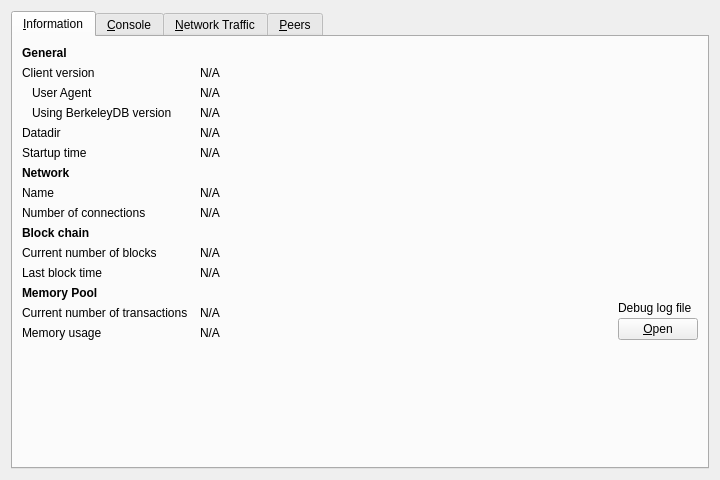
<?xml version="1.0" encoding="UTF-8"?>
<ui version="4.0">
 <class>RPCConsole</class>
 <widget class="QWidget" name="RPCConsole">
  <property name="geometry">
   <rect>
    <x>0</x>
    <y>0</y>
    <width>720</width>
    <height>430</height>
   </rect>
  </property>
  <property name="windowTitle">
   <string>Debug window</string>
  </property>
  <layout class="QVBoxLayout" name="verticalLayout_2">
   <item>
    <widget class="QTabWidget" name="tabWidget">
     <property name="currentIndex">
      <number>0</number>
     </property>
     <widget class="QWidget" name="tab_info">
      <attribute name="title">
       <string>&amp;Information</string>
      </attribute>
      <layout class="QGridLayout" name="gridLayout" columnstretch="0,1,0">
       <property name="horizontalSpacing">
        <number>12</number>
       </property>
       <item row="0" column="0">
        <widget class="QLabel" name="label_9">
         <property name="font">
          <font>
           <weight>75</weight>
           <bold>true</bold>
          </font>
         </property>
         <property name="text">
          <string>General</string>
         </property>
        </widget>
       </item>
       <item row="1" column="0">
        <widget class="QLabel" name="label_6">
         <property name="text">
          <string>Client version</string>
         </property>
        </widget>
       </item>
       <item row="1" column="1" colspan="2">
        <widget class="QLabel" name="clientVersion">
         <property name="cursor">
          <cursorShape>IBeamCursor</cursorShape>
         </property>
         <property name="text">
          <string>N/A</string>
         </property>
         <property name="textFormat">
          <enum>Qt::PlainText</enum>
         </property>
         <property name="textInteractionFlags">
          <set>Qt::LinksAccessibleByMouse|Qt::TextSelectableByKeyboard|Qt::TextSelectableByMouse</set>
         </property>
        </widget>
       </item>
       <item row="2" column="0">
        <widget class="QLabel" name="labelClientUserAgent">
         <property name="text">
          <string>User Agent</string>
         </property>
         <property name="indent">
          <number>10</number>
         </property>
        </widget>
       </item>
       <item row="2" column="1" colspan="2">
        <widget class="QLabel" name="clientUserAgent">
         <property name="cursor">
          <cursorShape>IBeamCursor</cursorShape>
         </property>
         <property name="text">
          <string>N/A</string>
         </property>
         <property name="textFormat">
          <enum>Qt::PlainText</enum>
         </property>
         <property name="textInteractionFlags">
          <set>Qt::LinksAccessibleByMouse|Qt::TextSelectableByKeyboard|Qt::TextSelectableByMouse</set>
         </property>
        </widget>
       </item>
       <item row="3" column="0">
        <widget class="QLabel" name="label_berkeleyDBVersion">
         <property name="text">
          <string>Using BerkeleyDB version</string>
         </property>
         <property name="indent">
          <number>10</number>
         </property>
        </widget>
       </item>
       <item row="3" column="1" colspan="2">
        <widget class="QLabel" name="berkeleyDBVersion">
         <property name="cursor">
          <cursorShape>IBeamCursor</cursorShape>
         </property>
         <property name="text">
          <string>N/A</string>
         </property>
         <property name="textFormat">
          <enum>Qt::PlainText</enum>
         </property>
         <property name="textInteractionFlags">
          <set>Qt::LinksAccessibleByMouse|Qt::TextSelectableByKeyboard|Qt::TextSelectableByMouse</set>
         </property>
        </widget>
       </item>
       <item row="4" column="0">
        <widget class="QLabel" name="label_12">
         <property name="text">
          <string>Datadir</string>
         </property>
        </widget>
       </item>
       <item row="4" column="1" colspan="2">
        <widget class="QLabel" name="dataDir">
         <property name="cursor">
          <cursorShape>IBeamCursor</cursorShape>
         </property>
         <property name="text">
          <string>N/A</string>
         </property>
         <property name="textFormat">
          <enum>Qt::PlainText</enum>
         </property>
         <property name="wordWrap">
          <bool>true</bool>
         </property>
         <property name="textInteractionFlags">
          <set>Qt::LinksAccessibleByMouse|Qt::TextSelectableByKeyboard|Qt::TextSelectableByMouse</set>
         </property>
        </widget>
       </item>
       <item row="5" column="0">
        <widget class="QLabel" name="label_13">
         <property name="text">
          <string>Startup time</string>
         </property>
        </widget>
       </item>
       <item row="5" column="1" colspan="2">
        <widget class="QLabel" name="startupTime">
         <property name="cursor">
          <cursorShape>IBeamCursor</cursorShape>
         </property>
         <property name="text">
          <string>N/A</string>
         </property>
         <property name="textFormat">
          <enum>Qt::PlainText</enum>
         </property>
         <property name="textInteractionFlags">
          <set>Qt::LinksAccessibleByMouse|Qt::TextSelectableByKeyboard|Qt::TextSelectableByMouse</set>
         </property>
        </widget>
       </item>
       <item row="6" column="0">
           <widget class="QLabel" name="labelNetwork">
               <property name="font">
                   <font>
                       <weight>75</weight>
                       <bold>true</bold>
                   </font>
               </property>
               <property name="text">
                   <string>Network</string>
               </property>
           </widget>
       </item>
       <item row="7" column="0">
        <widget class="QLabel" name="label_8">
         <property name="text">
          <string>Name</string>
         </property>
        </widget>
       </item>
       <item row="7" column="1" colspan="2">
        <widget class="QLabel" name="networkName">
         <property name="cursor">
          <cursorShape>IBeamCursor</cursorShape>
         </property>
         <property name="text">
          <string>N/A</string>
         </property>
         <property name="textFormat">
          <enum>Qt::PlainText</enum>
         </property>
         <property name="textInteractionFlags">
          <set>Qt::LinksAccessibleByMouse|Qt::TextSelectableByKeyboard|Qt::TextSelectableByMouse</set>
         </property>
        </widget>
       </item>
       <item row="8" column="0">
        <widget class="QLabel" name="label_7">
         <property name="text">
          <string>Number of connections</string>
         </property>
        </widget>
       </item>
       <item row="8" column="1" colspan="2">
        <widget class="QLabel" name="numberOfConnections">
         <property name="cursor">
          <cursorShape>IBeamCursor</cursorShape>
         </property>
         <property name="text">
          <string>N/A</string>
         </property>
         <property name="textFormat">
          <enum>Qt::PlainText</enum>
         </property>
         <property name="textInteractionFlags">
          <set>Qt::LinksAccessibleByMouse|Qt::TextSelectableByKeyboard|Qt::TextSelectableByMouse</set>
         </property>
        </widget>
       </item>
       <item row="9" column="0">
        <widget class="QLabel" name="label_10">
         <property name="font">
          <font>
           <weight>75</weight>
           <bold>true</bold>
          </font>
         </property>
         <property name="text">
          <string>Block chain</string>
         </property>
        </widget>
       </item>
       <item row="10" column="0">
        <widget class="QLabel" name="label_3">
         <property name="text">
          <string>Current number of blocks</string>
         </property>
        </widget>
       </item>
       <item row="10" column="1" colspan="2">
        <widget class="QLabel" name="numberOfBlocks">
         <property name="cursor">
          <cursorShape>IBeamCursor</cursorShape>
         </property>
         <property name="text">
          <string>N/A</string>
         </property>
         <property name="textFormat">
          <enum>Qt::PlainText</enum>
         </property>
         <property name="textInteractionFlags">
          <set>Qt::LinksAccessibleByMouse|Qt::TextSelectableByKeyboard|Qt::TextSelectableByMouse</set>
         </property>
        </widget>
       </item>
       <item row="11" column="0">
        <widget class="QLabel" name="labelLastBlockTime">
         <property name="text">
          <string>Last block time</string>
         </property>
        </widget>
       </item>
       <item row="11" column="1" colspan="2">
        <widget class="QLabel" name="lastBlockTime">
         <property name="cursor">
          <cursorShape>IBeamCursor</cursorShape>
         </property>
         <property name="text">
          <string>N/A</string>
         </property>
         <property name="textFormat">
          <enum>Qt::PlainText</enum>
         </property>
         <property name="textInteractionFlags">
          <set>Qt::LinksAccessibleByMouse|Qt::TextSelectableByKeyboard|Qt::TextSelectableByMouse</set>
         </property>
        </widget>
       </item>
       <item row="12" column="0">
        <widget class="QLabel" name="labelMempoolTitle">
         <property name="font">
          <font>
           <weight>75</weight>
           <bold>true</bold>
          </font>
         </property>
         <property name="text">
          <string>Memory Pool</string>
         </property>
        </widget>
       </item>
       <item row="13" column="0">
        <widget class="QLabel" name="labelNumberOfTransactions">
         <property name="text">
          <string>Current number of transactions</string>
         </property>
        </widget>
       </item>
       <item row="13" column="1">
        <widget class="QLabel" name="mempoolNumberTxs">
         <property name="cursor">
          <cursorShape>IBeamCursor</cursorShape>
         </property>
         <property name="text">
          <string>N/A</string>
         </property>
         <property name="textFormat">
          <enum>Qt::PlainText</enum>
         </property>
         <property name="textInteractionFlags">
          <set>Qt::LinksAccessibleByMouse|Qt::TextSelectableByKeyboard|Qt::TextSelectableByMouse</set>
         </property>
        </widget>
       </item>
       <item row="14" column="0">
        <widget class="QLabel" name="labelMemoryUsage">
         <property name="text">
          <string>Memory usage</string>
         </property>
        </widget>
       </item>
       <item row="14" column="1">
        <widget class="QLabel" name="mempoolSize">
         <property name="cursor">
          <cursorShape>IBeamCursor</cursorShape>
         </property>
         <property name="text">
          <string>N/A</string>
         </property>
         <property name="textFormat">
          <enum>Qt::PlainText</enum>
         </property>
         <property name="textInteractionFlags">
          <set>Qt::LinksAccessibleByMouse|Qt::TextSelectableByKeyboard|Qt::TextSelectableByMouse</set>
         </property>
        </widget>
       </item>
       <item row="12" column="2" rowspan="3">
        <layout class="QVBoxLayout" name="verticalLayoutDebugButton">
         <property name="spacing">
          <number>3</number>
         </property>
         <item>
          <spacer name="verticalSpacer_2">
           <property name="orientation">
            <enum>Qt::Vertical</enum>
           </property>
           <property name="sizeHint" stdset="0">
            <size>
             <width>10</width>
             <height>5</height>
            </size>
           </property>
          </spacer>
         </item>
         <item>
          <widget class="QLabel" name="labelDebugLogfile">
           <property name="text">
            <string>Debug log file</string>
           </property>
          </widget>
         </item>
         <item>
          <widget class="QPushButton" name="openDebugLogfileButton">
           <property name="toolTip">
            <string>Open the %1 debug log file from the current data directory. This can take a few seconds for large log files.</string>
           </property>
           <property name="text">
            <string>&amp;Open</string>
           </property>
           <property name="autoDefault">
            <bool>false</bool>
           </property>
          </widget>
         </item>
        </layout>
       </item>
       <item row="15" column="0">
        <spacer name="verticalSpacer">
         <property name="orientation">
          <enum>Qt::Vertical</enum>
         </property>
         <property name="sizeHint" stdset="0">
          <size>
           <width>20</width>
           <height>40</height>
          </size>
         </property>
        </spacer>
       </item>
      </layout>
     </widget>
     <widget class="QWidget" name="tab_console">
      <attribute name="title">
       <string>&amp;Console</string>
      </attribute>
      <layout class="QVBoxLayout" name="verticalLayout_3">
       <property name="spacing">
        <number>3</number>
       </property>
       <property name="bottomMargin">
        <number>5</number>
       </property>
       <item>
        <layout class="QHBoxLayout" name="horizontalLayout">
         <property name="spacing">
          <number>4</number>
         </property>
         <item>
          <spacer name="horizontalSpacer">
           <property name="orientation">
            <enum>Qt::Horizontal</enum>
           </property>
           <property name="sizeHint" stdset="0">
            <size>
             <width>40</width>
             <height>20</height>
            </size>
           </property>
          </spacer>
         </item>
         <item>
          <widget class="QPushButton" name="fontSmallerButton">
           <property name="maximumSize">
            <size>
             <width>24</width>
             <height>24</height>
            </size>
           </property>
           <property name="text">
            <string/>
           </property>
           <property name="toolTip">
            <string>Decrease font size</string>
           </property>
           <property name="icon">
            <iconset resource="../bitcoin.qrc">
             <normaloff>:/icons/fontsmaller</normaloff>:/icons/fontsmaller</iconset>
           </property>
           <property name="iconSize">
            <size>
             <width>24</width>
             <height>16</height>
            </size>
           </property>
           <property name="autoDefault">
            <bool>false</bool>
           </property>
           <property name="flat">
            <bool>true</bool>
           </property>
          </widget>
         </item>
         <item>
          <widget class="QPushButton" name="fontBiggerButton">
           <property name="maximumSize">
            <size>
             <width>24</width>
             <height>24</height>
            </size>
           </property>
           <property name="toolTip">
            <string>Increase font size</string>
           </property>
           <property name="text">
            <string/>
           </property>
           <property name="icon">
            <iconset resource="../bitcoin.qrc">
             <normaloff>:/icons/fontbigger</normaloff>:/icons/fontbigger</iconset>
           </property>
           <property name="iconSize">
            <size>
             <width>24</width>
             <height>16</height>
            </size>
           </property>
           <property name="autoDefault">
            <bool>false</bool>
           </property>
           <property name="flat">
            <bool>true</bool>
           </property>
          </widget>
         </item>
         <item>
          <widget class="QPushButton" name="clearButton">
           <property name="maximumSize">
            <size>
             <width>24</width>
             <height>24</height>
            </size>
           </property>
           <property name="toolTip">
            <string>Clear console</string>
           </property>
           <property name="layoutDirection">
            <enum>Qt::LeftToRight</enum>
           </property>
           <property name="text">
            <string/>
           </property>
           <property name="icon">
            <iconset resource="../bitcoin.qrc">
             <normaloff>:/icons/remove</normaloff>:/icons/remove</iconset>
           </property>
           <property name="shortcut">
            <string notr="true">Ctrl+L</string>
           </property>
           <property name="autoDefault">
            <bool>false</bool>
           </property>
           <property name="flat">
            <bool>true</bool>
           </property>
          </widget>
         </item>
        </layout>
       </item>
       <item>
        <widget class="QTextEdit" name="messagesWidget">
         <property name="minimumSize">
          <size>
           <width>0</width>
           <height>100</height>
          </size>
         </property>
         <property name="readOnly">
          <bool>true</bool>
         </property>
         <property name="tabKeyNavigation" stdset="0">
          <bool>false</bool>
         </property>
         <property name="columnCount" stdset="0">
          <number>2</number>
         </property>
        </widget>
       </item>
       <item>
        <layout class="QHBoxLayout" name="horizontalLayoutPrompt">
         <property name="spacing">
          <number>3</number>
         </property>
         <item>
          <widget class="QPushButton" name="promptIcon">
           <property name="enabled">
            <bool>false</bool>
           </property>
           <property name="maximumSize">
            <size>
             <width>16</width>
             <height>24</height>
            </size>
           </property>
           <property name="text">
            <string/>
           </property>
           <property name="icon">
            <iconset resource="../bitcoin.qrc">
             <normaloff>:/icons/prompticon</normaloff>
             <disabledoff>:/icons/prompticon</disabledoff>:/icons/prompticon</iconset>
           </property>
           <property name="iconSize">
            <size>
             <width>14</width>
             <height>14</height>
            </size>
           </property>
           <property name="autoDefault">
            <bool>false</bool>
           </property>
           <property name="flat">
            <bool>true</bool>
           </property>
          </widget>
         </item>
         <item>
          <widget class="QLineEdit" name="lineEdit">
           <property name="placeholderText">
            <string/>
           </property>
          </widget>
         </item>
        </layout>
       </item>
      </layout>
     </widget>
     <widget class="QWidget" name="tab_nettraffic">
      <attribute name="title">
       <string>&amp;Network Traffic</string>
      </attribute>
      <layout class="QHBoxLayout" name="horizontalLayout_3">
       <item>
        <layout class="QVBoxLayout" name="verticalLayout_4">
         <item>
          <widget class="TrafficGraphWidget" name="trafficGraph" native="true">
           <property name="sizePolicy">
            <sizepolicy hsizetype="Expanding" vsizetype="Expanding">
             <horstretch>0</horstretch>
             <verstretch>0</verstretch>
            </sizepolicy>
           </property>
          </widget>
         </item>
         <item>
          <layout class="QHBoxLayout" name="horizontalLayout_2">
           <item>
            <widget class="QSlider" name="sldGraphRange">
             <property name="minimum">
              <number>1</number>
             </property>
             <property name="maximum">
              <number>288</number>
             </property>
             <property name="pageStep">
              <number>12</number>
             </property>
             <property name="value">
              <number>6</number>
             </property>
             <property name="orientation">
              <enum>Qt::Horizontal</enum>
             </property>
            </widget>
           </item>
           <item>
            <widget class="QLabel" name="lblGraphRange">
             <property name="minimumSize">
              <size>
               <width>100</width>
               <height>0</height>
              </size>
             </property>
             <property name="alignment">
              <set>Qt::AlignCenter</set>
             </property>
            </widget>
           </item>
           <item>
            <widget class="QPushButton" name="btnClearTrafficGraph">
             <property name="text">
              <string>&amp;Reset</string>
             </property>
             <property name="autoDefault">
              <bool>false</bool>
             </property>
            </widget>
           </item>
          </layout>
         </item>
        </layout>
       </item>
       <item>
        <layout class="QVBoxLayout" name="verticalLayout">
         <item>
          <widget class="QGroupBox" name="groupBox">
           <property name="title">
            <string>Totals</string>
           </property>
           <layout class="QVBoxLayout" name="verticalLayout_5">
            <item>
             <layout class="QHBoxLayout" name="horizontalLayout_4">
              <item>
               <widget class="Line" name="line">
                <property name="sizePolicy">
                 <sizepolicy hsizetype="Fixed" vsizetype="Fixed">
                  <horstretch>0</horstretch>
                  <verstretch>0</verstretch>
                 </sizepolicy>
                </property>
                <property name="minimumSize">
                 <size>
                  <width>10</width>
                  <height>0</height>
                 </size>
                </property>
                <property name="palette">
                 <palette>
                  <active>
                   <colorrole role="Light">
                    <brush brushstyle="SolidPattern">
                     <color alpha="255">
                      <red>0</red>
                      <green>255</green>
                      <blue>0</blue>
                     </color>
                    </brush>
                   </colorrole>
                  </active>
                  <inactive>
                   <colorrole role="Light">
                    <brush brushstyle="SolidPattern">
                     <color alpha="255">
                      <red>0</red>
                      <green>255</green>
                      <blue>0</blue>
                     </color>
                    </brush>
                   </colorrole>
                  </inactive>
                  <disabled>
                   <colorrole role="Light">
                    <brush brushstyle="SolidPattern">
                     <color alpha="255">
                      <red>0</red>
                      <green>255</green>
                      <blue>0</blue>
                     </color>
                    </brush>
                   </colorrole>
                  </disabled>
                 </palette>
                </property>
                <property name="orientation">
                 <enum>Qt::Horizontal</enum>
                </property>
               </widget>
              </item>
              <item>
               <widget class="QLabel" name="label_16">
                <property name="text">
                 <string>Received</string>
                </property>
               </widget>
              </item>
              <item>
               <widget class="QLabel" name="lblBytesIn">
                <property name="minimumSize">
                 <size>
                  <width>50</width>
                  <height>0</height>
                 </size>
                </property>
                <property name="alignment">
                 <set>Qt::AlignRight|Qt::AlignTrailing|Qt::AlignVCenter</set>
                </property>
               </widget>
              </item>
             </layout>
            </item>
            <item>
             <layout class="QHBoxLayout" name="horizontalLayout_5">
              <item>
               <widget class="Line" name="line_2">
                <property name="sizePolicy">
                 <sizepolicy hsizetype="Fixed" vsizetype="Fixed">
                  <horstretch>0</horstretch>
                  <verstretch>0</verstretch>
                 </sizepolicy>
                </property>
                <property name="minimumSize">
                 <size>
                  <width>10</width>
                  <height>0</height>
                 </size>
                </property>
                <property name="palette">
                 <palette>
                  <active>
                   <colorrole role="Light">
                    <brush brushstyle="SolidPattern">
                     <color alpha="255">
                      <red>255</red>
                      <green>0</green>
                      <blue>0</blue>
                     </color>
                    </brush>
                   </colorrole>
                  </active>
                  <inactive>
                   <colorrole role="Light">
                    <brush brushstyle="SolidPattern">
                     <color alpha="255">
                      <red>255</red>
                      <green>0</green>
                      <blue>0</blue>
                     </color>
                    </brush>
                   </colorrole>
                  </inactive>
                  <disabled>
                   <colorrole role="Light">
                    <brush brushstyle="SolidPattern">
                     <color alpha="255">
                      <red>255</red>
                      <green>0</green>
                      <blue>0</blue>
                     </color>
                    </brush>
                   </colorrole>
                  </disabled>
                 </palette>
                </property>
                <property name="orientation">
                 <enum>Qt::Horizontal</enum>
                </property>
               </widget>
              </item>
              <item>
               <widget class="QLabel" name="label_17">
                <property name="text">
                 <string>Sent</string>
                </property>
               </widget>
              </item>
              <item>
               <widget class="QLabel" name="lblBytesOut">
                <property name="minimumSize">
                 <size>
                  <width>50</width>
                  <height>0</height>
                 </size>
                </property>
                <property name="alignment">
                 <set>Qt::AlignRight|Qt::AlignTrailing|Qt::AlignVCenter</set>
                </property>
               </widget>
              </item>
             </layout>
            </item>
            <item>
             <spacer name="verticalSpacer_4">
              <property name="orientation">
               <enum>Qt::Vertical</enum>
              </property>
              <property name="sizeHint" stdset="0">
               <size>
                <width>20</width>
                <height>407</height>
               </size>
              </property>
             </spacer>
            </item>
           </layout>
          </widget>
         </item>
        </layout>
       </item>
      </layout>
     </widget>
     <widget class="QWidget" name="tab_peers">
      <attribute name="title">
       <string>&amp;Peers</string>
      </attribute>
      <layout class="QGridLayout" name="gridLayout_2">
       <item row="0" column="0" rowspan="2">
        <layout class="QVBoxLayout" name="verticalLayout_101">
         <property name="spacing">
          <number>0</number>
         </property>
         <item>
          <widget class="QTableView" name="peerWidget">
           <property name="horizontalScrollBarPolicy">
            <enum>Qt::ScrollBarAsNeeded</enum>
           </property>
           <property name="tabKeyNavigation">
            <bool>false</bool>
           </property>
           <property name="sortingEnabled">
            <bool>true</bool>
           </property>
           <attribute name="horizontalHeaderHighlightSections">
            <bool>false</bool>
           </attribute>
          </widget>
         </item>
         <item>
          <widget class="QLabel" name="banHeading">
           <property name="sizePolicy">
            <sizepolicy hsizetype="Preferred" vsizetype="Minimum">
             <horstretch>0</horstretch>
             <verstretch>0</verstretch>
            </sizepolicy>
           </property>
           <property name="minimumSize">
            <size>
             <width>300</width>
             <height>32</height>
            </size>
           </property>
           <property name="maximumSize">
            <size>
             <width>16777215</width>
             <height>32</height>
            </size>
           </property>
           <property name="font">
            <font>
             <pointsize>12</pointsize>
            </font>
           </property>
           <property name="cursor">
            <cursorShape>IBeamCursor</cursorShape>
           </property>
           <property name="text">
            <string>Banned peers</string>
           </property>
           <property name="alignment">
            <set>Qt::AlignBottom|Qt::AlignLeading|Qt::AlignLeft</set>
           </property>
           <property name="wordWrap">
            <bool>true</bool>
           </property>
           <property name="textInteractionFlags">
            <set>Qt::NoTextInteraction</set>
           </property>
          </widget>
         </item>
         <item>
          <widget class="QTableView" name="banlistWidget">
           <property name="sizePolicy">
            <sizepolicy hsizetype="Expanding" vsizetype="Expanding">
             <horstretch>0</horstretch>
             <verstretch>0</verstretch>
            </sizepolicy>
           </property>
           <property name="horizontalScrollBarPolicy">
            <enum>Qt::ScrollBarAsNeeded</enum>
           </property>
           <property name="tabKeyNavigation">
            <bool>false</bool>
           </property>
           <property name="sortingEnabled">
            <bool>true</bool>
           </property>
           <attribute name="horizontalHeaderHighlightSections">
            <bool>false</bool>
           </attribute>
          </widget>
         </item>
        </layout>
       </item>
       <item row="0" column="1">
        <widget class="QLabel" name="peerHeading">
         <property name="sizePolicy">
          <sizepolicy hsizetype="Preferred" vsizetype="Minimum">
           <horstretch>0</horstretch>
           <verstretch>0</verstretch>
          </sizepolicy>
         </property>
         <property name="minimumSize">
          <size>
           <width>300</width>
           <height>32</height>
          </size>
         </property>
         <property name="font">
          <font>
           <pointsize>10</pointsize>
          </font>
         </property>
         <property name="cursor">
          <cursorShape>IBeamCursor</cursorShape>
         </property>
         <property name="text">
          <string>Select a peer to view detailed information.</string>
         </property>
         <property name="alignment">
          <set>Qt::AlignHCenter|Qt::AlignTop</set>
         </property>
         <property name="wordWrap">
          <bool>true</bool>
         </property>
         <property name="textInteractionFlags">
          <set>Qt::LinksAccessibleByMouse|Qt::TextSelectableByKeyboard|Qt::TextSelectableByMouse</set>
         </property>
        </widget>
       </item>
       <item row="1" column="1">
        <widget class="QWidget" name="detailWidget" native="true">
         <property name="minimumSize">
          <size>
           <width>300</width>
           <height>0</height>
          </size>
         </property>
         <layout class="QGridLayout" name="gridLayout_3">
          <item row="0" column="0">
           <widget class="QLabel" name="label_30">
            <property name="text">
             <string>Whitelisted</string>
            </property>
           </widget>
          </item>
          <item row="0" column="2">
           <widget class="QLabel" name="peerWhitelisted">
            <property name="cursor">
             <cursorShape>IBeamCursor</cursorShape>
            </property>
            <property name="text">
             <string>N/A</string>
            </property>
            <property name="textFormat">
             <enum>Qt::PlainText</enum>
            </property>
            <property name="textInteractionFlags">
             <set>Qt::LinksAccessibleByMouse|Qt::TextSelectableByKeyboard|Qt::TextSelectableByMouse</set>
            </property>
           </widget>
          </item>
          <item row="1" column="0">
           <widget class="QLabel" name="label_23">
            <property name="text">
             <string>Direction</string>
            </property>
           </widget>
          </item>
          <item row="1" column="2">
           <widget class="QLabel" name="peerDirection">
            <property name="cursor">
             <cursorShape>IBeamCursor</cursorShape>
            </property>
            <property name="text">
             <string>N/A</string>
            </property>
            <property name="textFormat">
             <enum>Qt::PlainText</enum>
            </property>
            <property name="textInteractionFlags">
             <set>Qt::LinksAccessibleByMouse|Qt::TextSelectableByKeyboard|Qt::TextSelectableByMouse</set>
            </property>
           </widget>
          </item>
          <item row="2" column="0">
           <widget class="QLabel" name="label_21">
            <property name="text">
             <string>Version</string>
            </property>
           </widget>
          </item>
          <item row="2" column="2">
           <widget class="QLabel" name="peerVersion">
            <property name="cursor">
             <cursorShape>IBeamCursor</cursorShape>
            </property>
            <property name="text">
             <string>N/A</string>
            </property>
            <property name="textFormat">
             <enum>Qt::PlainText</enum>
            </property>
            <property name="textInteractionFlags">
             <set>Qt::LinksAccessibleByMouse|Qt::TextSelectableByKeyboard|Qt::TextSelectableByMouse</set>
            </property>
           </widget>
          </item>
          <item row="3" column="0">
           <widget class="QLabel" name="label_28">
            <property name="text">
             <string>User Agent</string>
            </property>
           </widget>
          </item>
          <item row="3" column="2">
           <widget class="QLabel" name="peerSubversion">
            <property name="cursor">
             <cursorShape>IBeamCursor</cursorShape>
            </property>
            <property name="text">
             <string>N/A</string>
            </property>
            <property name="textFormat">
             <enum>Qt::PlainText</enum>
            </property>
            <property name="textInteractionFlags">
             <set>Qt::LinksAccessibleByMouse|Qt::TextSelectableByKeyboard|Qt::TextSelectableByMouse</set>
            </property>
           </widget>
          </item>
          <item row="4" column="0">
           <widget class="QLabel" name="label_4">
            <property name="text">
             <string>Services</string>
            </property>
           </widget>
          </item>
          <item row="4" column="2">
           <widget class="QLabel" name="peerServices">
            <property name="cursor">
             <cursorShape>IBeamCursor</cursorShape>
            </property>
            <property name="text">
             <string>N/A</string>
            </property>
            <property name="textFormat">
             <enum>Qt::PlainText</enum>
            </property>
            <property name="textInteractionFlags">
             <set>Qt::LinksAccessibleByMouse|Qt::TextSelectableByKeyboard|Qt::TextSelectableByMouse</set>
            </property>
           </widget>
          </item>
          <item row="5" column="0">
           <widget class="QLabel" name="label_29">
            <property name="text">
             <string>Starting Block</string>
            </property>
           </widget>
          </item>
          <item row="5" column="2">
           <widget class="QLabel" name="peerHeight">
            <property name="cursor">
             <cursorShape>IBeamCursor</cursorShape>
            </property>
            <property name="text">
             <string>N/A</string>
            </property>
            <property name="textFormat">
             <enum>Qt::PlainText</enum>
            </property>
            <property name="textInteractionFlags">
             <set>Qt::LinksAccessibleByMouse|Qt::TextSelectableByKeyboard|Qt::TextSelectableByMouse</set>
            </property>
           </widget>
          </item>
          <item row="6" column="0">
           <widget class="QLabel" name="label_27">
            <property name="text">
             <string>Synced Headers</string>
            </property>
           </widget>
          </item>
          <item row="6" column="2">
           <widget class="QLabel" name="peerSyncHeight">
            <property name="cursor">
             <cursorShape>IBeamCursor</cursorShape>
            </property>
            <property name="text">
             <string>N/A</string>
            </property>
            <property name="textFormat">
             <enum>Qt::PlainText</enum>
            </property>
            <property name="textInteractionFlags">
             <set>Qt::LinksAccessibleByMouse|Qt::TextSelectableByKeyboard|Qt::TextSelectableByMouse</set>
            </property>
           </widget>
          </item>
          <item row="7" column="0">
           <widget class="QLabel" name="label_25">
            <property name="text">
             <string>Synced Blocks</string>
            </property>
           </widget>
          </item>
          <item row="7" column="2">
           <widget class="QLabel" name="peerCommonHeight">
            <property name="cursor">
             <cursorShape>IBeamCursor</cursorShape>
            </property>
            <property name="text">
             <string>N/A</string>
            </property>
            <property name="textFormat">
             <enum>Qt::PlainText</enum>
            </property>
            <property name="textInteractionFlags">
             <set>Qt::LinksAccessibleByMouse|Qt::TextSelectableByKeyboard|Qt::TextSelectableByMouse</set>
            </property>
           </widget>
          </item>
          <item row="8" column="0">
           <widget class="QLabel" name="label_24">
            <property name="text">
             <string>Ban Score</string>
            </property>
           </widget>
          </item>
          <item row="8" column="2">
           <widget class="QLabel" name="peerBanScore">
            <property name="cursor">
             <cursorShape>IBeamCursor</cursorShape>
            </property>
            <property name="text">
             <string>N/A</string>
            </property>
            <property name="textFormat">
             <enum>Qt::PlainText</enum>
            </property>
            <property name="textInteractionFlags">
             <set>Qt::LinksAccessibleByMouse|Qt::TextSelectableByKeyboard|Qt::TextSelectableByMouse</set>
            </property>
           </widget>
          </item>
          <item row="9" column="0">
           <widget class="QLabel" name="label_22">
            <property name="text">
             <string>Connection Time</string>
            </property>
           </widget>
          </item>
          <item row="9" column="2">
           <widget class="QLabel" name="peerConnTime">
            <property name="cursor">
             <cursorShape>IBeamCursor</cursorShape>
            </property>
            <property name="text">
             <string>N/A</string>
            </property>
            <property name="textFormat">
             <enum>Qt::PlainText</enum>
            </property>
            <property name="textInteractionFlags">
             <set>Qt::LinksAccessibleByMouse|Qt::TextSelectableByKeyboard|Qt::TextSelectableByMouse</set>
            </property>
           </widget>
          </item>
          <item row="10" column="0">
           <widget class="QLabel" name="label_15">
            <property name="text">
             <string>Last Send</string>
            </property>
           </widget>
          </item>
          <item row="10" column="2">
           <widget class="QLabel" name="peerLastSend">
            <property name="cursor">
             <cursorShape>IBeamCursor</cursorShape>
            </property>
            <property name="text">
             <string>N/A</string>
            </property>
            <property name="textFormat">
             <enum>Qt::PlainText</enum>
            </property>
            <property name="textInteractionFlags">
             <set>Qt::LinksAccessibleByMouse|Qt::TextSelectableByKeyboard|Qt::TextSelectableByMouse</set>
            </property>
           </widget>
          </item>
          <item row="11" column="0">
           <widget class="QLabel" name="label_19">
            <property name="text">
             <string>Last Receive</string>
            </property>
           </widget>
          </item>
          <item row="11" column="2">
           <widget class="QLabel" name="peerLastRecv">
            <property name="cursor">
             <cursorShape>IBeamCursor</cursorShape>
            </property>
            <property name="text">
             <string>N/A</string>
            </property>
            <property name="textFormat">
             <enum>Qt::PlainText</enum>
            </property>
            <property name="textInteractionFlags">
             <set>Qt::LinksAccessibleByMouse|Qt::TextSelectableByKeyboard|Qt::TextSelectableByMouse</set>
            </property>
           </widget>
          </item>
          <item row="12" column="0">
           <widget class="QLabel" name="label_18">
            <property name="text">
             <string>Sent</string>
            </property>
           </widget>
          </item>
          <item row="12" column="2">
           <widget class="QLabel" name="peerBytesSent">
            <property name="cursor">
             <cursorShape>IBeamCursor</cursorShape>
            </property>
            <property name="text">
             <string>N/A</string>
            </property>
            <property name="textFormat">
             <enum>Qt::PlainText</enum>
            </property>
            <property name="textInteractionFlags">
             <set>Qt::LinksAccessibleByMouse|Qt::TextSelectableByKeyboard|Qt::TextSelectableByMouse</set>
            </property>
           </widget>
          </item>
          <item row="13" column="0">
           <widget class="QLabel" name="label_20">
            <property name="text">
             <string>Received</string>
            </property>
           </widget>
          </item>
          <item row="13" column="2">
           <widget class="QLabel" name="peerBytesRecv">
            <property name="cursor">
             <cursorShape>IBeamCursor</cursorShape>
            </property>
            <property name="text">
             <string>N/A</string>
            </property>
            <property name="textFormat">
             <enum>Qt::PlainText</enum>
            </property>
            <property name="textInteractionFlags">
             <set>Qt::LinksAccessibleByMouse|Qt::TextSelectableByKeyboard|Qt::TextSelectableByMouse</set>
            </property>
           </widget>
          </item>
          <item row="14" column="0">
           <widget class="QLabel" name="label_26">
            <property name="text">
             <string>Ping Time</string>
            </property>
           </widget>
          </item>
          <item row="14" column="2">
           <widget class="QLabel" name="peerPingTime">
            <property name="cursor">
             <cursorShape>IBeamCursor</cursorShape>
            </property>
            <property name="text">
             <string>N/A</string>
            </property>
            <property name="textFormat">
             <enum>Qt::PlainText</enum>
            </property>
            <property name="textInteractionFlags">
             <set>Qt::LinksAccessibleByMouse|Qt::TextSelectableByKeyboard|Qt::TextSelectableByMouse</set>
            </property>
           </widget>
          </item>
          <item row="15" column="0">
           <widget class="QLabel" name="peerPingWaitLabel">
            <property name="toolTip">
             <string>The duration of a currently outstanding ping.</string>
            </property>
            <property name="text">
             <string>Ping Wait</string>
            </property>
           </widget>
          </item>
          <item row="15" column="2">
           <widget class="QLabel" name="peerPingWait">
            <property name="cursor">
             <cursorShape>IBeamCursor</cursorShape>
            </property>
            <property name="text">
             <string>N/A</string>
            </property>
            <property name="textFormat">
             <enum>Qt::PlainText</enum>
            </property>
            <property name="textInteractionFlags">
             <set>Qt::LinksAccessibleByMouse|Qt::TextSelectableByKeyboard|Qt::TextSelectableByMouse</set>
            </property>
           </widget>
          </item>
          <item row="16" column="0">
           <widget class="QLabel" name="peerMinPingLabel">
            <property name="text">
             <string>Min Ping</string>
            </property>
           </widget>
          </item>
          <item row="16" column="2">
           <widget class="QLabel" name="peerMinPing">
            <property name="cursor">
             <cursorShape>IBeamCursor</cursorShape>
            </property>
            <property name="text">
             <string>N/A</string>
            </property>
            <property name="textFormat">
             <enum>Qt::PlainText</enum>
            </property>
            <property name="textInteractionFlags">
             <set>Qt::LinksAccessibleByMouse|Qt::TextSelectableByKeyboard|Qt::TextSelectableByMouse</set>
            </property>
           </widget>
          </item>
          <item row="17" column="0">
           <widget class="QLabel" name="label_timeoffset">
            <property name="text">
             <string>Time Offset</string>
            </property>
           </widget>
          </item>
          <item row="17" column="2">
           <widget class="QLabel" name="timeoffset">
            <property name="cursor">
             <cursorShape>IBeamCursor</cursorShape>
            </property>
            <property name="text">
             <string>N/A</string>
            </property>
            <property name="textFormat">
             <enum>Qt::PlainText</enum>
            </property>
            <property name="textInteractionFlags">
             <set>Qt::LinksAccessibleByMouse|Qt::TextSelectableByKeyboard|Qt::TextSelectableByMouse</set>
            </property>
           </widget>
          </item>
          <item row="18" column="1">
           <spacer name="verticalSpacer_3">
            <property name="orientation">
             <enum>Qt::Vertical</enum>
            </property>
            <property name="sizeHint" stdset="0">
             <size>
              <width>20</width>
              <height>40</height>
             </size>
            </property>
           </spacer>
          </item>
         </layout>
        </widget>
       </item>
      </layout>
     </widget>
    </widget>
   </item>
  </layout>
 </widget>
 <customwidgets>
  <customwidget>
   <class>TrafficGraphWidget</class>
   <extends>QWidget</extends>
   <header>qt/trafficgraphwidget.h</header>
   <container>1</container>
   <slots>
    <slot>clear()</slot>
   </slots>
  </customwidget>
 </customwidgets>
 <resources>
  <include location="../bitcoin.qrc"/>
 </resources>
 <connections/>
</ui>
